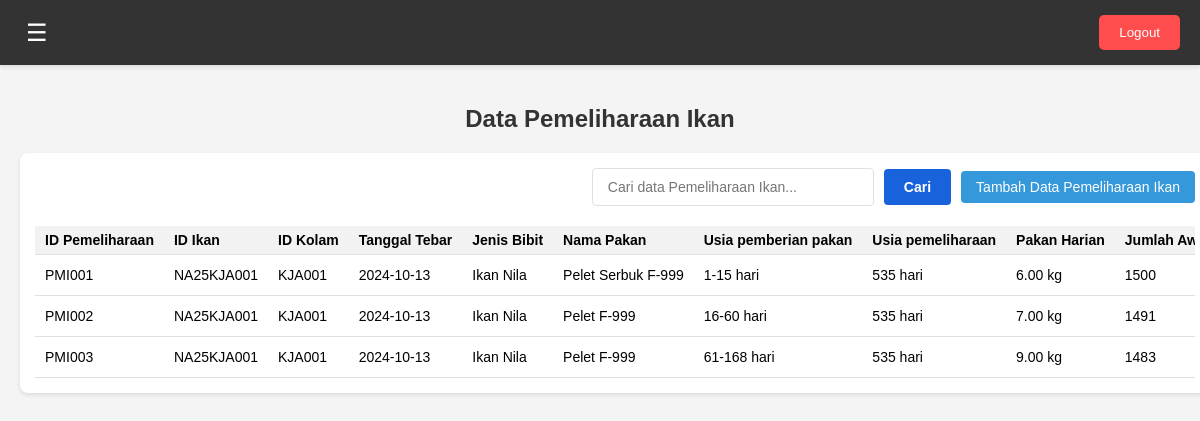
The app's page /dashboard-user.php?page=pemeliharaan-ikan (signed in) with its own data.
### tables this page shows
CREATE TABLE `pemeliharaan_ikan` (
  `id_pemeliharaan` varchar(50) NOT NULL,
  `user_id` int(11) NOT NULL,
  `id_ikan` varchar(50) NOT NULL,
  `id_kolam` varchar(50) NOT NULL,
  `tanggal_tebar` date NOT NULL,
  `jenis_bibit` varchar(100) NOT NULL,
  `nama_pakan` varchar(100) NOT NULL,
  `usia_pemberian_pakan_awal` int(11) NOT NULL,
  `usia_pemberian_pakan_akhir` int(11) NOT NULL,
  `usia_pemeliharaan` int(11) NOT NULL,
  `pakan_harian` decimal(10,2) NOT NULL,
  `jumlah_awal` int(11) NOT NULL,
  `jumlah_mati` int(11) NOT NULL,
  `jumlah_hidup` int(11) NOT NULL
);

CREATE TABLE `tebar_bibit` (
  `id_tebar` varchar(50) NOT NULL,
  `user_id` int(11) NOT NULL,
  `id_ikan` varchar(50) NOT NULL,
  `id_kolam` varchar(50) NOT NULL,
  `tanggal_tebar` date NOT NULL,
  `jumlah_bibit` int(11) NOT NULL,
  `ukuran` varchar(50) NOT NULL,
  `harga_bibit_satuan` decimal(10,2) NOT NULL
);

CREATE TABLE `data_pakan` (
  `id_pakan` varchar(50) NOT NULL,
  `user_id` int(11) NOT NULL,
  `jenis_ikan` varchar(100) NOT NULL,
  `jenis_pakan` varchar(100) NOT NULL,
  `nama_pakan` varchar(100) NOT NULL,
  `harga_per_kilo` decimal(10,2) NOT NULL,
  `deskripsi` text DEFAULT NULL
);

### pages/dashboard-user/pemeliharaan-ikan.php (the view, shortened to what this page needs)
<?php
$user_id = $_SESSION['user_id'];
$query = "SELECT pi.*, dp.nama_pakan AS nama_pakan_aktual, tb.tanggal_tebar, tb.jumlah_bibit AS jumlah_awal_aktual
          FROM pemeliharaan_ikan pi
          LEFT JOIN data_pakan dp ON pi.nama_pakan = dp.nama_pakan AND pi.user_id = dp.user_id
          LEFT JOIN tebar_bibit tb ON pi.id_ikan = tb.id_ikan AND pi.id_kolam = tb.id_kolam AND pi.user_id = tb.user_id
          WHERE pi.user_id = ?
          ORDER BY pi.id_ikan, pi.usia_pemberian_pakan_awal";
$stmt = mysqli_prepare($conn, $query);
mysqli_stmt_bind_param($stmt, "i", $user_id);
mysqli_stmt_execute($stmt);
$result = mysqli_stmt_get_result($stmt);
?>
<h2>Data Pemeliharaan Ikan</h2>
<div class="data-container">
    <div class="data-header">
        <input type="text" id="search-input" placeholder="Cari data Pemeliharaan Ikan...">
        <button id="search-button">Cari</button>
        <button id="add-data-button" onclick="window.location.href='dashboard-user.php?page=input-data-Pemeliharaan-Ikan'">Tambah Data Pemeliharaan Ikan</button>
    </div>
    <div class="data-table">
        <table>
            <thead>
                <tr>
                    <th>ID Pemeliharaan</th>
                    <th>ID Ikan</th>
                    <th>ID Kolam</th>
                    <th>Tanggal Tebar</th>
                    <th>Jenis Bibit</th>
                    <th>Nama Pakan</th>
                    <th>Usia pemberian pakan</th>
                    <th>Usia pemeliharaan</th>
                    <th>Pakan Harian</th>
                    <th>Jumlah Awal</th>
                </tr>
            </thead>
            <tbody>
                <?php
                if (mysqli_num_rows($result) > 0) {
                    $prev_id_ikan = null;
                    while($row = mysqli_fetch_assoc($result)) {
                        echo "<tr>";
                        echo "<td>" . htmlspecialchars($row['id_pemeliharaan']) . "</td>";
                        echo "<td>" . htmlspecialchars($row['id_ikan']) . "</td>";
                        echo "<td>" . htmlspecialchars($row['id_kolam']) . "</td>";
                        echo "<td>" . htmlspecialchars($row['tanggal_tebar']) . "</td>";
                        echo "<td>" . htmlspecialchars($row['jenis_bibit']) . "</td>";
                        echo "<td>" . htmlspecialchars($row['nama_pakan_aktual'] ?? $row['nama_pakan']) . "</td>";
                        if ($row['id_ikan'] === $prev_id_ikan) {
                            echo "<td>" . htmlspecialchars($row['usia_pemberian_pakan_awal']) . "-" . htmlspecialchars($row['usia_pemberian_pakan_akhir']) . " hari</td>";
                        } else {
                            echo "<td>1-" . htmlspecialchars($row['usia_pemberian_pakan_akhir']) . " hari</td>";
                        }
                        $tanggal_tebar = new DateTime($row['tanggal_tebar']);
                        $tanggal_sekarang = new DateTime();
                        $usia_pemeliharaan_aktual = $tanggal_sekarang->diff($tanggal_tebar)->days;
                        echo "<td>" . htmlspecialchars($usia_pemeliharaan_aktual) . " hari</td>";
                        echo "<td>" . htmlspecialchars($row['pakan_harian']) . " kg</td>";
                        echo "<td>" . htmlspecialchars($row['jumlah_awal']) . "</td>";
                        echo "</tr>";
                        $prev_id_ikan = $row['id_ikan'];
                    }
                } else {
                    echo "<tr><td colspan='13'>Tidak ada data pemeliharaan ikan</td></tr>";
                }
                ?>
            </tbody>
        </table>
    </div>
</div>

### assets/css/dashboard-user.css (style rules this page uses)
body, html { margin: 0; padding: 0; font-family: Arial, sans-serif; background-color: #f4f4f4; }
h2 { text-align: center; margin-top: 20px; color: #333; }
.data-container { background-color: #fff; border-radius: 8px; box-shadow: 0 2px 4px rgba(0, 0, 0, 0.1); padding: 15px; margin: 20px auto; width: fit-content; max-width: 100%; overflow-x: auto; }
.data-header { display: flex; justify-content: flex-end; align-items: center; margin-bottom: 20px; gap: 10px; }
#search-input { padding: 8px 12px; border: 1px solid #ddd; border-radius: 4px; font-size: 14px; width: 250px; }
#search-button, #add-data-button { padding: 8px 15px; border: none; border-radius: 4px; background-color: #3498db; color: white; cursor: pointer; transition: background-color 0.3s; font-size: 14px; white-space: nowrap; }
.data-table table { width: auto; border-collapse: collapse; font-size: 14px; }
.data-table th, .data-table td { padding: 8px 12px; text-align: left; border-bottom: 1px solid #e0e0e0; white-space: nowrap; }
.data-table th { background-color: #f2f2f2; font-weight: bold; }
@media (max-width: 1200px) { .data-table { font-size: 13px; } }
@media (max-width: 1200px) { .data-table th, .data-table td { padding: 6px 10px; } }
#search-input { padding: 10px 15px; border: 1px solid #e0e0e0; border-radius: 4px; font-size: 14px; width: 250px; transition: border-color 0.3s, box-shadow 0.3s; }
#search-button, .print-button { padding: 10px 20px; border: none; border-radius: 4px; background-color: #1863dc; color: white; cursor: pointer; transition: background-color 0.3s, transform 0.1s; font-size: 14px; font-weight: bold; white-space: nowrap; }
.data-table { overflow-x: auto; margin-top: 20px; }

### records on screen
pemeliharaan_ikan: id_pemeliharaan "PMI001", id_ikan "NA25KJA001", id_kolam "KJA001", tebar_bibit.tanggal_tebar "2024-10-13", jenis_bibit "Ikan Nila", data_pakan.nama_pakan "Pelet Serbuk F-999", usia_pemberian_pakan_akhir "15", pakan_harian "6.00", jumlah_awal "1500"
pemeliharaan_ikan: id_pemeliharaan "PMI002", id_ikan "NA25KJA001", id_kolam "KJA001", tebar_bibit.tanggal_tebar "2024-10-13", jenis_bibit "Ikan Nila", data_pakan.nama_pakan "Pelet F-999", usia_pemberian_pakan_awal "16", usia_pemberian_pakan_akhir "60", pakan_harian "7.00", jumlah_awal "1491"
pemeliharaan_ikan: id_pemeliharaan "PMI003", id_ikan "NA25KJA001", id_kolam "KJA001", tebar_bibit.tanggal_tebar "2024-10-13", jenis_bibit "Ikan Nila", data_pakan.nama_pakan "Pelet F-999", usia_pemberian_pakan_awal "61", usia_pemberian_pakan_akhir "168", pakan_harian "9.00", jumlah_awal "1483"
